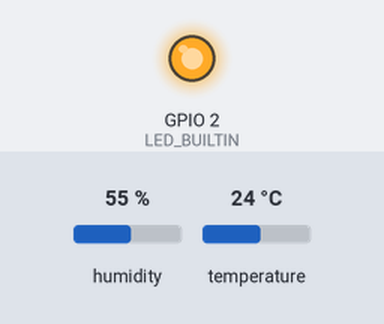
Recording of a sketch running on a simulated ESP32. On the bench: output pins drawn as LEDs (lit = HIGH). The inputs (shaded band) are chosen by the test bench; at power-on: humidity 55 %, temperature 24 °C. WiFi joins after 1.5 s; servers stay silent unless stated; uploads are accepted with an empty reply; what the sketch prints to the serial monitor is not drawn.

Above: at 1.9 s.
Timing chart, 0 to 3.4 s (numbered marks = the images above):
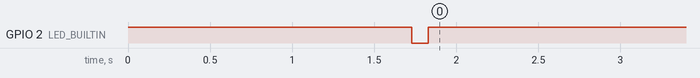

Measured:
- by itself, GPIO 2 (LED_BUILTIN): HIGH → LOW at 1.7 s, → HIGH 0.10 s later

The sketch:

upload_temp_moist.ino
```cpp
#include <WiFi.h>
#include <HTTPClient.h>
#include "DHT.h"
#define DHTPIN 25 //for ESP32
#define DHTTYPE DHT11

// const char *ssid     = "HoChiang"; //ssid:網路名稱
// const char *password = "Ho10417115"; //pasword：網路密碼
// const char *ssid     = "mhtsai_12mini"; //ssid:網路名稱
// const char *password = "mengal25141425"; //pasword：網路密碼
const char *ssid     = "Thinktron Guest"; //ssid:網路名稱
const char *password = "#smart&green#"; //pasword：網路密碼


String sql_str = "INSERT INTO public.temperature_moisture_monitor("
                  "time, temperature, moisture)"
                  "VALUES (%s, %s, %s);";


//建立HTTPClient實例
HTTPClient http;
//建立溫溼度感測器實例
DHT dht(DHTPIN, DHTTYPE);

void setup() {
  pinMode(LED_BUILTIN, OUTPUT);
  digitalWrite(LED_BUILTIN, HIGH);
  Serial.begin(115200); //ESP32胞率好像固定是115200
  dht.begin();  //初始化DHT
  WiFi.begin(ssid, password); //連線
  Serial.println(String("Connecting to ")+ssid);

  while (WiFi.status() != WL_CONNECTED) {
    delay(500);
    Serial.print(".");
  }
  Serial.print("\nIP address: ");
  Serial.println(WiFi.localIP());
  Serial.println("WiFi status:");
  WiFi.printDiag(Serial); //顯示WiFi連線狀態資訊：工作模式、Channel、SSID、Passphrase、BSSID
}

void loop() {
  float h = dht.readHumidity();     //取得濕度
  float t = dht.readTemperature();  //取得溫度C
  // h = 45.2;
  // t = 25.3;
  // 将湿度和温度转换为字符串
  String humidityStr = String(h, 2);   // 保留 2 位小数
  String temperatureStr = String(t, 2); // 保留 2 位小数
  //打API
  String url = "https://surface_tunnel_1.mhtsai.org/get_sensor_data";
  //加入參數，ESP32的GET方式好像只能傳單一參數，只好在感測器端以STR回傳，進行後續字串處理
  url += "?data=";  // 傳遞 sensor_id 參數
  url += "temperature:" + temperatureStr;
  url += ",moisture:" + humidityStr;

  Serial.println(url);
  http.begin(url);

  int httpCode = http.GET();
  if (httpCode > 0) { //检查返回的代码
    String payload = http.getString();
    Serial.print("httpCode: ");
    Serial.println(httpCode);
    Serial.print("return: ");
    Serial.println(payload);
  }else {
    Serial.print("httpCode: ");
    Serial.println(httpCode);
    Serial.println("Error on HTTP request");
  }
  http.end(); //释放资源
  Serial.println("==============================");
  digitalWrite(LED_BUILTIN, LOW);
  delay(100);                      // wait for a second
  digitalWrite(LED_BUILTIN, HIGH);   // turn the LED off by making the voltage LOW
  delay(100);
  delay(15*60*1000-200); //1次循環時間
}


// void sendGETRequest() {
//   // 创建一个 HTTPClient 对象
//   HTTPClient http;

//   // 构建带查询字符串的 URL（例如：`api?param1=value1&param2=value2`）
//   String url = String(serverUrl) + "?param1=value1&param2=value2";

//   // 启动请求
//   http.begin(url);  // 请求的 URL

//   // 发送 GET 请求
//   int httpCode = http.GET();

//   // 检查请求结果
//   if (httpCode > 0) {
//     Serial.printf("GET request successful, code: %d\n", httpCode);
//     String payload = http.getString();  // 获取响应内容
//     Serial.println("Response: ");
//     Serial.println(payload);  // 打印响应内容
//   } else {
//     Serial.printf("GET request failed, code: %d\n", httpCode);
//   }

//   // 结束请求
//   http.end();
// }


// void sendPOSTRequest() {
//   // 创建一个 HTTPClient 对象
//   HTTPClient http;

//   // 构建 POST 请求的 URL（例如：`http://example.com/api`）
//   String url = serverUrl;

//   // 创建 POST 请求的内容，可以是 JSON 格式或表单数据格式
//   String jsonData = "{\"param1\":\"value1\", \"param2\":\"value2\"}";  // 发送的 JSON 数据

//   // 启动请求
//   http.begin(url);  // 请求的 URL

//   // 设置请求头部，告诉服务器请求体是 JSON 格式
//   http.addHeader("Content-Type", "application/json");

//   // 发送 POST 请求并附带数据
//   int httpCode = http.POST(jsonData);

//   // 检查请求结果
//   if (httpCode > 0) {
//     Serial.printf("POST request successful, code: %d\n", httpCode);
//     String payload = http.getString();  // 获取响应内容
//     Serial.println("Response: ");
//     Serial.println(payload);  // 打印响应内容
//   } else {
//     Serial.printf("POST request failed, code: %d\n", httpCode);
//   }

//   // 结束请求
//   http.end();
// }
```
